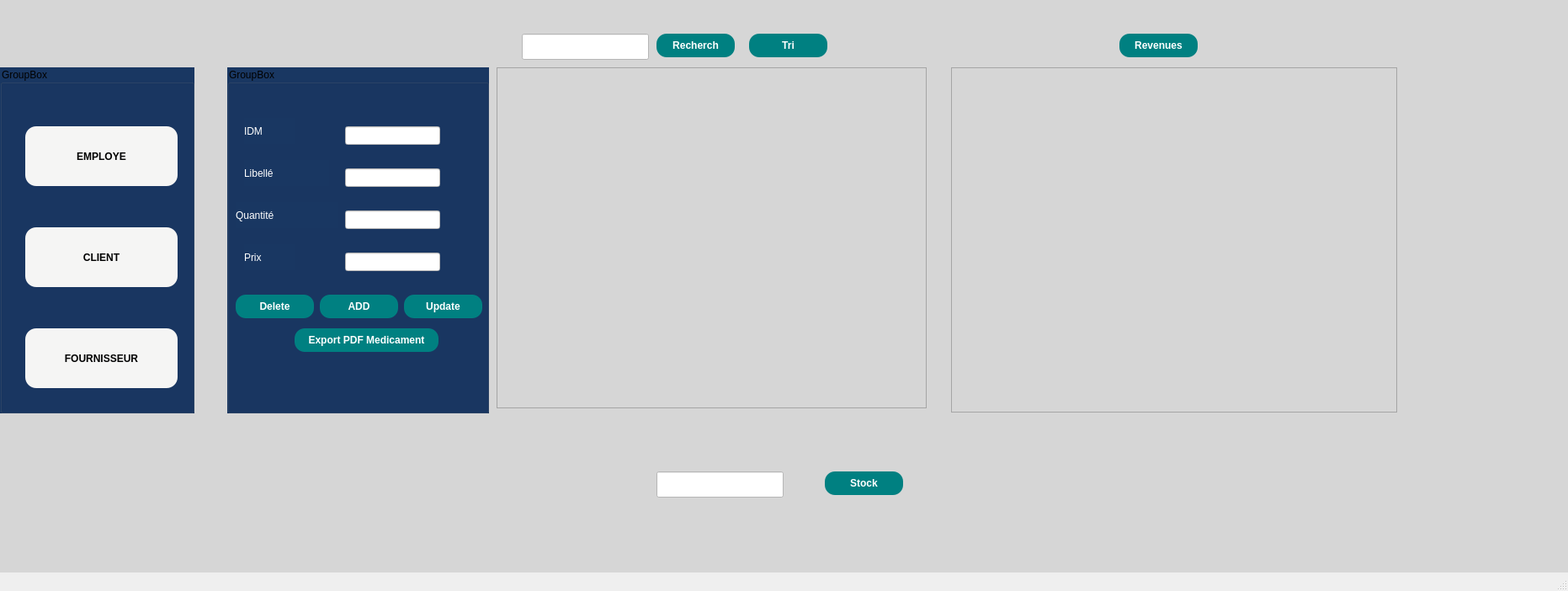
<?xml version="1.0" encoding="UTF-8"?>
<ui version="4.0">
 <class>ges_medicament</class>
 <widget class="QMainWindow" name="ges_medicament">
  <property name="geometry">
   <rect>
    <x>0</x>
    <y>0</y>
    <width>1863</width>
    <height>702</height>
   </rect>
  </property>
  <property name="windowTitle">
   <string>MainWindow</string>
  </property>
  <widget class="QWidget" name="centralwidget">
   <widget class="QStackedWidget" name="stackedWidget">
    <property name="geometry">
     <rect>
      <x>0</x>
      <y>0</y>
      <width>1931</width>
      <height>931</height>
     </rect>
    </property>
    <property name="styleSheet">
     <string notr="true">background-color: rgb(214, 214, 214);</string>
    </property>
    <property name="currentIndex">
     <number>0</number>
    </property>
    <widget class="QWidget" name="page_3">
     <widget class="QGroupBox" name="groupBox_4">
      <property name="geometry">
       <rect>
        <x>270</x>
        <y>80</y>
        <width>311</width>
        <height>411</height>
       </rect>
      </property>
      <property name="styleSheet">
       <string notr="true">background-color: rgb(25, 55, 98);</string>
      </property>
      <property name="title">
       <string>GroupBox</string>
      </property>
      <widget class="QLineEdit" name="lineEdit_IDM">
       <property name="geometry">
        <rect>
         <x>140</x>
         <y>70</y>
         <width>113</width>
         <height>22</height>
        </rect>
       </property>
       <property name="styleSheet">
        <string notr="true">background-color: rgb(255, 255, 255);</string>
       </property>
       <property name="text">
        <string/>
       </property>
      </widget>
      <widget class="QLineEdit" name="lineEdit_Libelle">
       <property name="geometry">
        <rect>
         <x>140</x>
         <y>120</y>
         <width>113</width>
         <height>22</height>
        </rect>
       </property>
       <property name="styleSheet">
        <string notr="true">background-color: rgb(255, 255, 255);</string>
       </property>
       <property name="text">
        <string/>
       </property>
      </widget>
      <widget class="QLineEdit" name="lineEdit_Prix">
       <property name="geometry">
        <rect>
         <x>140</x>
         <y>220</y>
         <width>113</width>
         <height>22</height>
        </rect>
       </property>
       <property name="styleSheet">
        <string notr="true">background-color: rgb(255, 255, 255);</string>
       </property>
       <property name="text">
        <string/>
       </property>
      </widget>
      <widget class="QLineEdit" name="lineEdit_Quantite">
       <property name="geometry">
        <rect>
         <x>140</x>
         <y>170</y>
         <width>113</width>
         <height>22</height>
        </rect>
       </property>
       <property name="styleSheet">
        <string notr="true">background-color: rgb(255, 255, 255);</string>
       </property>
       <property name="text">
        <string/>
       </property>
      </widget>
      <widget class="QLabel" name="label_14">
       <property name="geometry">
        <rect>
         <x>20</x>
         <y>60</y>
         <width>61</width>
         <height>31</height>
        </rect>
       </property>
       <property name="styleSheet">
        <string notr="true">font: 75 18pt &quot;MS Shell Dlg 2&quot;;
color: rgb(255, 255, 255);</string>
       </property>
       <property name="text">
        <string>IDM</string>
       </property>
      </widget>
      <widget class="QLabel" name="label_15">
       <property name="geometry">
        <rect>
         <x>20</x>
         <y>110</y>
         <width>101</width>
         <height>31</height>
        </rect>
       </property>
       <property name="styleSheet">
        <string notr="true">font: 75 18pt &quot;MS Shell Dlg 2&quot;;
color: rgb(255, 255, 255);</string>
       </property>
       <property name="text">
        <string>Libellé</string>
       </property>
      </widget>
      <widget class="QLabel" name="label_16">
       <property name="geometry">
        <rect>
         <x>10</x>
         <y>160</y>
         <width>121</width>
         <height>31</height>
        </rect>
       </property>
       <property name="styleSheet">
        <string notr="true">font: 75 18pt &quot;MS Shell Dlg 2&quot;;
color: rgb(255, 255, 255);</string>
       </property>
       <property name="text">
        <string>Quantité</string>
       </property>
      </widget>
      <widget class="QLabel" name="label_17">
       <property name="geometry">
        <rect>
         <x>20</x>
         <y>210</y>
         <width>61</width>
         <height>31</height>
        </rect>
       </property>
       <property name="styleSheet">
        <string notr="true">font: 75 18pt &quot;MS Shell Dlg 2&quot;;
color: rgb(255, 255, 255);</string>
       </property>
       <property name="text">
        <string>Prix</string>
       </property>
      </widget>
      <widget class="QPushButton" name="pushButton_A">
       <property name="geometry">
        <rect>
         <x>110</x>
         <y>270</y>
         <width>93</width>
         <height>28</height>
        </rect>
       </property>
       <property name="styleSheet">
        <string notr="true">background-color: rgb(0, 128, 129);
color: rgb(255, 255, 255);
border-radius: 12;
font-weight: bold;
border: none;</string>
       </property>
       <property name="text">
        <string>ADD</string>
       </property>
      </widget>
      <widget class="QPushButton" name="pushButton_U">
       <property name="geometry">
        <rect>
         <x>210</x>
         <y>270</y>
         <width>93</width>
         <height>28</height>
        </rect>
       </property>
       <property name="styleSheet">
        <string notr="true">background-color: rgb(0, 128, 129);
color: rgb(255, 255, 255);
border-radius: 12;
font-weight: bold;
border: none;</string>
       </property>
       <property name="text">
        <string>Update</string>
       </property>
      </widget>
      <widget class="QPushButton" name="pushButton_D">
       <property name="geometry">
        <rect>
         <x>10</x>
         <y>270</y>
         <width>93</width>
         <height>28</height>
        </rect>
       </property>
       <property name="styleSheet">
        <string notr="true">background-color: rgb(0, 128, 129);
color: rgb(255, 255, 255);
border-radius: 12;
font-weight: bold;
border: none;</string>
       </property>
       <property name="text">
        <string>Delete</string>
       </property>
      </widget>
      <widget class="QPushButton" name="pushButton_Export">
       <property name="geometry">
        <rect>
         <x>80</x>
         <y>310</y>
         <width>171</width>
         <height>28</height>
        </rect>
       </property>
       <property name="styleSheet">
        <string notr="true">background-color: rgb(0, 128, 129);
color: rgb(255, 255, 255);
border-radius: 12;
font-weight: bold;
border: none;</string>
       </property>
       <property name="text">
        <string>Export PDF Medicament</string>
       </property>
      </widget>
      <widget class="QPushButton" name="Fournisseur">
       <property name="geometry">
        <rect>
         <x>770</x>
         <y>200</y>
         <width>181</width>
         <height>71</height>
        </rect>
       </property>
       <property name="styleSheet">
        <string notr="true">background-color: rgb(166, 227, 255);</string>
       </property>
       <property name="text">
        <string>FOURNISSEUR</string>
       </property>
      </widget>
     </widget>
     <widget class="QTableView" name="tableView">
      <property name="geometry">
       <rect>
        <x>590</x>
        <y>80</y>
        <width>511</width>
        <height>405</height>
       </rect>
      </property>
      <property name="styleSheet">
       <string notr="true">background-color: rgb(25, 55, 98);
color: rgb(255, 255, 255);
QHeaderView::section {
    background-color: rgb(0, 128, 129);
    color: white; 
    font-weight: bold;
    border: 1px solid black; 
}
</string>
      </property>
     </widget>
     <widget class="QPushButton" name="pushButton_T">
      <property name="geometry">
       <rect>
        <x>890</x>
        <y>40</y>
        <width>93</width>
        <height>28</height>
       </rect>
      </property>
      <property name="styleSheet">
       <string notr="true">background-color: rgb(0, 128, 129);
color: rgb(255, 255, 255);
border-radius: 12;
font-weight: bold;
border: none;</string>
      </property>
      <property name="text">
       <string>Tri</string>
      </property>
     </widget>
     <widget class="QLineEdit" name="lineEdit_Recher">
      <property name="geometry">
       <rect>
        <x>620</x>
        <y>40</y>
        <width>151</width>
        <height>31</height>
       </rect>
      </property>
      <property name="styleSheet">
       <string notr="true">background-color: rgb(255, 255, 255);</string>
      </property>
      <property name="text">
       <string/>
      </property>
     </widget>
     <widget class="QPushButton" name="pushButton_Recher">
      <property name="geometry">
       <rect>
        <x>780</x>
        <y>40</y>
        <width>93</width>
        <height>28</height>
       </rect>
      </property>
      <property name="styleSheet">
       <string notr="true">background-color: rgb(0, 128, 129);
color: rgb(255, 255, 255);
border-radius: 12;
font-weight: bold;
border: none;</string>
      </property>
      <property name="text">
       <string>Recherch</string>
      </property>
     </widget>
     <widget class="QGraphicsView" name="graphicsView_2">
      <property name="geometry">
       <rect>
        <x>1130</x>
        <y>80</y>
        <width>530</width>
        <height>410</height>
       </rect>
      </property>
     </widget>
     <widget class="QPushButton" name="pushButton_ShowRevenue">
      <property name="geometry">
       <rect>
        <x>1330</x>
        <y>40</y>
        <width>93</width>
        <height>28</height>
       </rect>
      </property>
      <property name="styleSheet">
       <string notr="true">background-color: rgb(0, 128, 129);
color: rgb(255, 255, 255);
border-radius: 12;
font-weight: bold;
border: none;</string>
      </property>
      <property name="text">
       <string>Revenues</string>
      </property>
     </widget>
     <widget class="QLineEdit" name="lineEdit_IDM_Check">
      <property name="geometry">
       <rect>
        <x>780</x>
        <y>560</y>
        <width>151</width>
        <height>31</height>
       </rect>
      </property>
      <property name="styleSheet">
       <string notr="true">background-color: rgb(255, 255, 255);</string>
      </property>
     </widget>
     <widget class="QPushButton" name="pushButton_CheckStock">
      <property name="geometry">
       <rect>
        <x>980</x>
        <y>560</y>
        <width>93</width>
        <height>28</height>
       </rect>
      </property>
      <property name="styleSheet">
       <string notr="true">background-color: rgb(0, 128, 129);
color: rgb(255, 255, 255);
border-radius: 12;
font-weight: bold;
border: none;</string>
      </property>
      <property name="text">
       <string>Stock</string>
      </property>
     </widget>
     <widget class="QGroupBox" name="groupBox_7">
      <property name="geometry">
       <rect>
        <x>0</x>
        <y>80</y>
        <width>231</width>
        <height>411</height>
       </rect>
      </property>
      <property name="styleSheet">
       <string notr="true">background-color: rgb(25, 55, 98);</string>
      </property>
      <property name="title">
       <string>GroupBox</string>
      </property>
      <widget class="QPushButton" name="pushButton_ToEmployes">
       <property name="geometry">
        <rect>
         <x>30</x>
         <y>70</y>
         <width>181</width>
         <height>71</height>
        </rect>
       </property>
       <property name="styleSheet">
        <string notr="true">background-color: rgb(245, 245, 244);
border-radius: 13;
font-weight: bold;
border: none;</string>
       </property>
       <property name="text">
        <string>EMPLOYE</string>
       </property>
      </widget>
      <widget class="QPushButton" name="Clientm">
       <property name="geometry">
        <rect>
         <x>30</x>
         <y>190</y>
         <width>181</width>
         <height>71</height>
        </rect>
       </property>
       <property name="styleSheet">
        <string notr="true">background-color: rgb(245, 245, 244);
border-radius: 13;
font-weight: bold;
border: none;</string>
       </property>
       <property name="text">
        <string>CLIENT</string>
       </property>
      </widget>
      <widget class="QPushButton" name="Fournisseurm">
       <property name="geometry">
        <rect>
         <x>30</x>
         <y>310</y>
         <width>181</width>
         <height>71</height>
        </rect>
       </property>
       <property name="styleSheet">
        <string notr="true">background-color: rgb(245, 245, 244);
border-radius: 13;
font-weight: bold;
border: none;</string>
       </property>
       <property name="text">
        <string>FOURNISSEUR</string>
       </property>
      </widget>
     </widget>
     <widget class="QLabel" name="label">
      <property name="geometry">
       <rect>
        <x>1670</x>
        <y>510</y>
        <width>151</width>
        <height>131</height>
       </rect>
      </property>
      <property name="text">
       <string/>
      </property>
      <property name="pixmap">
       <pixmap>../logo.png</pixmap>
      </property>
      <property name="scaledContents">
       <bool>true</bool>
      </property>
     </widget>
    </widget>
   </widget>
  </widget>
  <widget class="QMenuBar" name="menubar">
   <property name="geometry">
    <rect>
     <x>0</x>
     <y>0</y>
     <width>1863</width>
     <height>26</height>
    </rect>
   </property>
  </widget>
  <widget class="QStatusBar" name="statusbar"/>
 </widget>
 <resources/>
 <connections/>
</ui>
